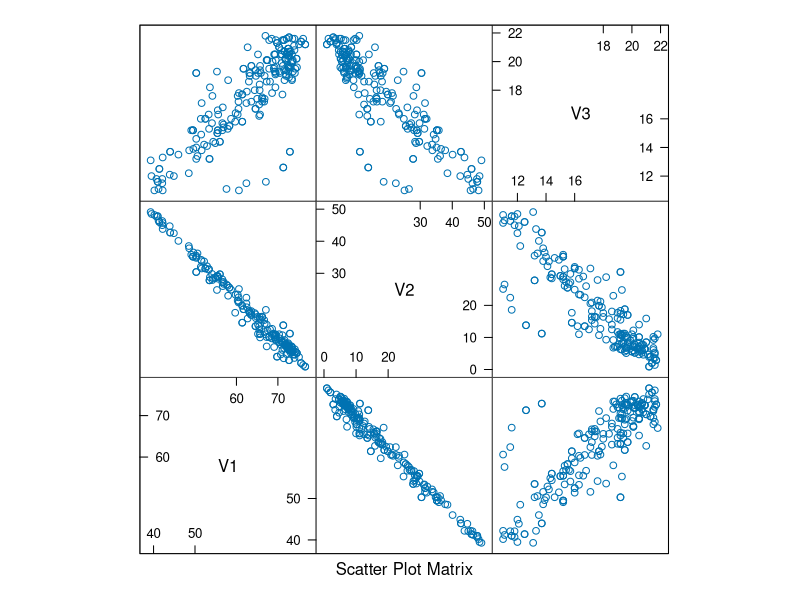
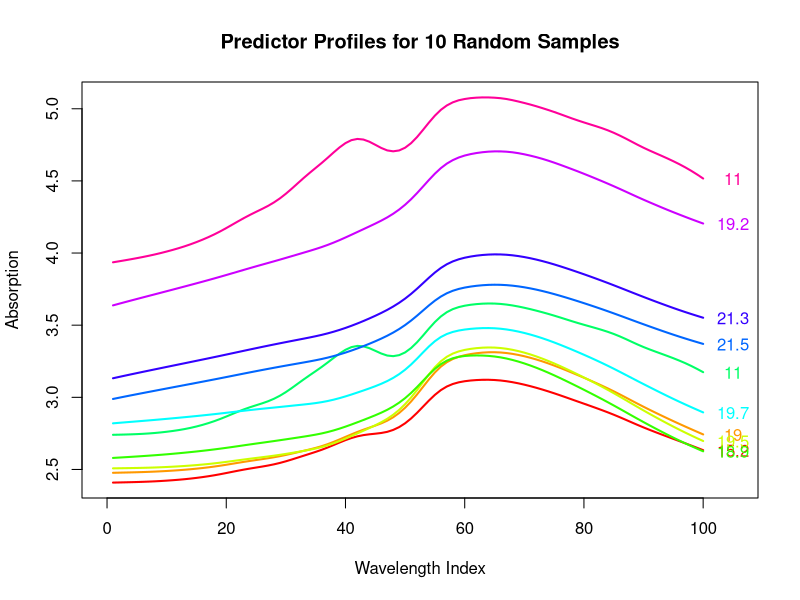

These charts were generated, in order, by the following R code:
# r2py crawler metadata
# package: caret
# source_type: rd_example
# topic: tecator.Rd
# source_file: C:\Users\bened\AppData\Local\R\win-library\4.5\caret\help
# lines: 31

suppressPackageStartupMessages(library(caret))
data(tecator)

splom(~endpoints)

# plot 10 random spectra
set.seed(1)
inSubset <- sample(1:dim(endpoints)[1], 10)

absorpSubset <- absorp[inSubset,]
endpointSubset <- endpoints[inSubset, 3]

newOrder <- order(absorpSubset[,1])
absorpSubset <- absorpSubset[newOrder,]
endpointSubset <- endpointSubset[newOrder]

plotColors <- rainbow(10)

plot(absorpSubset[1,],
     type = "n",
     ylim = range(absorpSubset),
     xlim = c(0, 105),
     xlab = "Wavelength Index",
     ylab = "Absorption")

for(i in 1:10)
{
   points(absorpSubset[i,], type = "l", col = plotColors[i], lwd = 2)
   text(105, absorpSubset[i,100], endpointSubset[i], col = plotColors[i])
}
title("Predictor Profiles for 10 Random Samples")
